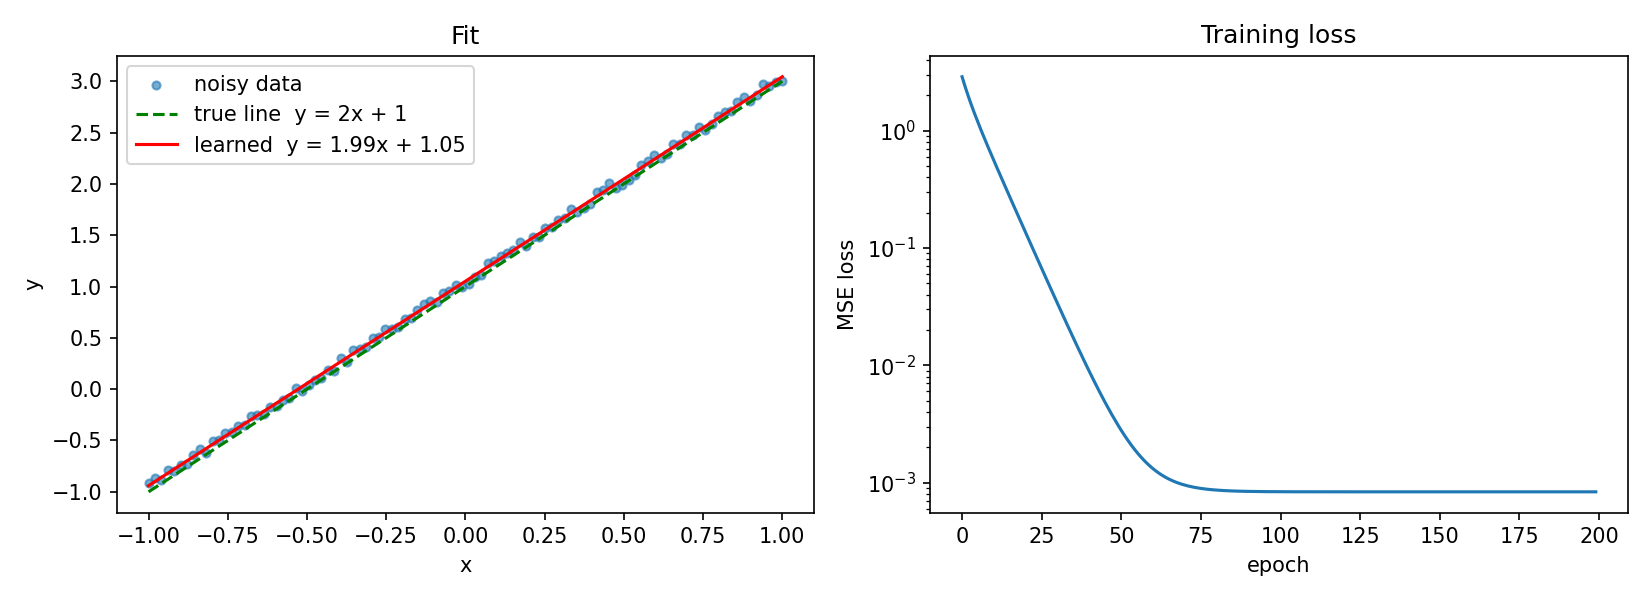

The Python source for this figure:
import torch
from torch import nn
import matplotlib.pyplot as plt
from pathlib import Path

torch.manual_seed(42)

# Part A : Data
x = torch.linspace(-1, 1, 100).unsqueeze(1) # shape (100, 1)
y = 2 * x + 1 + 0.1 * torch.rand_like(x)    # shape (100, 1)

# Part B : Model, Loss, Optimizer
model = nn.Linear(1, 1)
loss_fn = nn.MSELoss()
optimizer = torch.optim.SGD(model.parameters(), lr=0.1)

print("before:", model.weight.item(), model.bias.item())

# Part C : Training Loop
losses = []
for epoch in range(1,201):
    pred = model(x)                # 1. forward
    loss = loss_fn(pred, y)        # 2. loss
    losses.append(loss.item())  
    optimizer.zero_grad()          # 3. clear old gradients
    loss.backward()                # 4. compute gradients
    optimizer.step()               # 5. update parameters

    if epoch%20==0:
        print(f"{epoch:3d} | loss {loss.item():.5f} | "
              f"w {model.weight.item():.4f} | b {model.bias.item():.4f}")

print("after:", model.weight.item(), model.bias.item())

# Part D : Prediction
model.eval()

with torch.no_grad():
    x_new = torch.tensor([[0.0], [0.5], [2.0]]) # shape (3, 1)
    y_new = model(x_new)

for xi, yi in zip(x_new, y_new):
    print(f"x = {xi.item():5.2f} -> predicted {yi.item():.3f} | true {2 * xi.item() + 1:.3f}")

# Part E: Visualization
with torch.no_grad():
    y_fit = model(x)                 # predictions on the training x values

fig, (ax1, ax2) = plt.subplots(1, 2, figsize=(11, 4))

# Left: data and the fitted line
ax1.scatter(x, y, s=15, alpha=0.6, label="noisy data")
ax1.plot(x, 2 * x + 1, "g--", label="true line  y = 2x + 1")
ax1.plot(x, y_fit, "r", label=f"learned  y = {model.weight.item():.2f}x + {model.bias.item():.2f}")
ax1.set_xlabel("x")
ax1.set_ylabel("y")
ax1.set_title("Fit")
ax1.legend()

# Right: loss curve
ax2.plot(losses)
ax2.set_yscale("log")
ax2.set_xlabel("epoch")
ax2.set_ylabel("MSE loss")
ax2.set_title("Training loss")

plt.tight_layout()
out_path = Path(__file__).with_suffix(".png")    # .../01_linear_regression/fit_line.png
plt.savefig(out_path, dpi=150)
plt.close(fig)
print("saved plot to", out_path)
